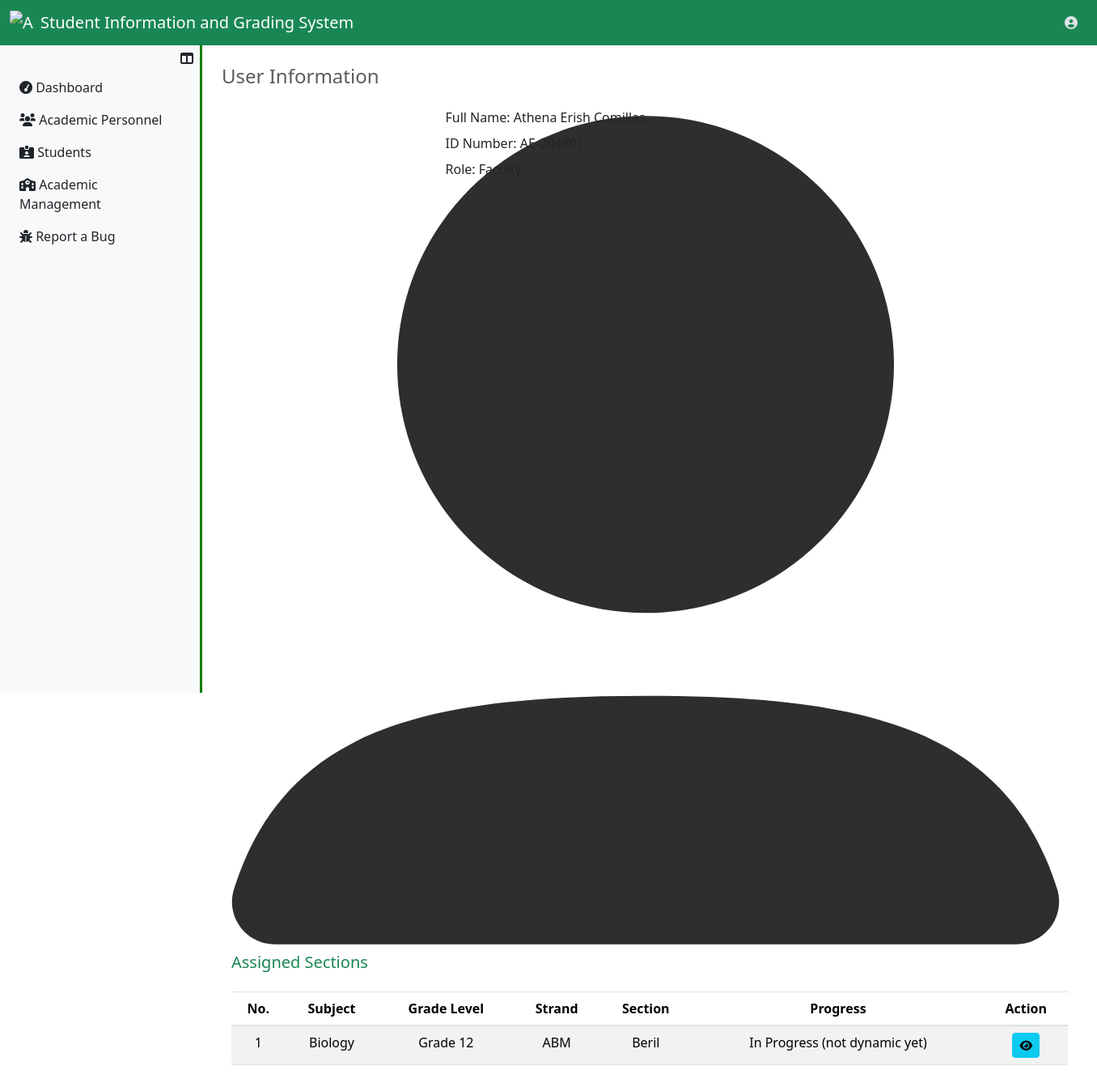
Screenshot of /UserRegistrar/ViewFacultyUser.php?user_id=1 (signed in) with the database file from the repository.
### tables this page shows
CREATE TABLE `users_tbl` (
  `user_id` int(11) NOT NULL,
  `id_number` varchar(50) NOT NULL,
  `u_fname` varchar(50) NOT NULL,
  `u_mname` varchar(50) DEFAULT NULL,
  `u_lname` varchar(50) NOT NULL,
  `u_suffix` varchar(10) DEFAULT NULL,
  `u_sex` enum('Male','Female') NOT NULL,
  `u_birthdate` date NOT NULL,
  `user_email` varchar(50) NOT NULL,
  `role` enum('Faculty','Registrar') NOT NULL,
  `user_password` longtext NOT NULL,
  `user_profile` mediumtext NOT NULL,
  `user_status` enum('Active','Inactive') NOT NULL
);

CREATE TABLE `faculty_assignments_tbl` (
  `f_assignment_id` int(11) NOT NULL,
  `fk_user_id` int(11) NOT NULL,
  `fk_subject_id` int(11) NOT NULL,
  `fk_section_id` int(11) NOT NULL,
  `fk_year_id` int(11) NOT NULL,
  `fk_strand_id` int(11) NOT NULL,
  `f_academic_year` varchar(20) NOT NULL,
  `insrt_ts` datetime NOT NULL DEFAULT current_timestamp(),
  `updt_ts` datetime DEFAULT NULL
);

CREATE TABLE `subjects_tbl` (
  `subject_id` int(11) NOT NULL,
  `subject_name` varchar(250) NOT NULL,
  `subject_status` enum('Active','Inactive') NOT NULL DEFAULT 'Active',
  `insrt_ts` datetime NOT NULL DEFAULT current_timestamp(),
  `updt_ts` datetime DEFAULT NULL
);

CREATE TABLE `year_levels_tbl` (
  `year_level_id` int(11) NOT NULL,
  `yl_name` varchar(250) NOT NULL,
  `insrt_ts` datetime NOT NULL,
  `updt_ts` datetime DEFAULT NULL
);

CREATE TABLE `strands_tbl` (
  `strand_id` int(11) NOT NULL,
  `strand_name` varchar(250) NOT NULL,
  `strand_nn` varchar(20) NOT NULL,
  `insrt_ts` datetime NOT NULL,
  `updt_ts` datetime DEFAULT NULL
);

CREATE TABLE `sections_tbl` (
  `section_id` int(11) NOT NULL,
  `fk_year_id` int(11) NOT NULL,
  `fk_strand_id` int(11) NOT NULL,
  `section_name` varchar(250) NOT NULL,
  `insrt_ts` datetime NOT NULL,
  `updt_ts` datetime DEFAULT NULL
);

### UserRegistrar/ViewFacultyUser.php (the view, shortened to what this page needs)
<?php
  include ("../server_connection/db_connect.php");
  if (!empty($_SESSION["id_number"])){
    $user_id = $_SESSION["user_id"];
    $sql = "SELECT * FROM users_tbl WHERE user_id=$user_id";
    try{
      $result = $conn->prepare($sql);
      $result->execute();
      if($result->rowCount()>0){
        $data = $result->fetch(PDO::FETCH_ASSOC);
        $id_number = $data['id_number'];
      }
    }catch(Exception $e){
      echo "Error" . $e;
    }
  };
?>
<?php
    if (isset($_GET['user_id'])) {
        $user_id = $_GET['user_id'];
        $sql = "SELECT * FROM users_tbl WHERE user_id='$user_id'";
        try{
        $result = $conn->prepare($sql);
        $result->execute();
        if($result->rowCount()>0){
            $data = $result->fetch(PDO::FETCH_ASSOC);
            $id_number = $data["id_number"];
            $user_fullname = $data["u_fname"] . " " . $data["u_lname"];
            $role = $data["role"];
            $user_profile = $data["user_profile"];
        }
        }catch(Exception $e){
        echo "Error" . $e;
        }
    };
?>
<!DOCTYPE html>
<html lang="en">
<head>
    <link href="https://stackpath.bootstrapcdn.com/bootstrap/4.5.2/css/bootstrap.min.css" rel="stylesheet">
    <link rel="stylesheet" href="../../Bootstrap/css/bootstrap.min.css">
</head>
<body>
    <?php
        include '../Assets/components/RegistrarNavbar.php';
    ?>
    <div class="d-flex">
        <?php
            include '../Assets/components/RegistrarSidebar.php';
        ?>
        <div class="content p-4 w-100">
            <h4 class="text-muted mb-4">User Information</h4>
            <div class="main-content">
                <div class="container">
                        <div class="main">
                            <div class="profile-info-container">
                                <div class="row">
                                    <div class="col-sm-3">
                                        <div class="box2" style="margin-top: 10px; margin-bottom: 10px; height:auto; width: 100%">
                                            <?php
                                                if (empty($user_profile)){
                                                    echo "
                                                        <img src='../Assets/img/profile_pictures/userdefaultprofile.jpg' alt='Huhu' class='avatar  mx-auto d-block'>
                                                    ";
                                                }else{
                                                    echo "
                                                        <img src='../Assets/img/profile_pictures/$user_profile' alt='else' class='avatar  mx-auto d-block'>
                                                    ";
                                                }
                                            ?>
                                        </div>
                                    </div>
                                    <div class="col-lg-7">
                                        <div class="row">
                                            <div class="col-12">
                                                <label>Full Name: <?php echo $user_fullname ?> </label>
                                            </div>
                                            <div class="col-12">
                                                <label>ID Number: <?php echo $id_number ?> </label>
                                            </div>
                                            <div class="col-12">
                                                <label>Role: <?php echo $role ?> </label>
                                            </div>
                                        </div>
                                    </div>
                                </div>
                            </div>
                            <div class="assigned-subjects">
                                <h5 class="text-success mb-4">Assigned Sections</h5>
                                <div class="table-responsive">
                                    <table class="table table-striped" id="studentsTable">
                                        <thead align="center">
                                            <tr>
                                                <th>No.</th>
                                                <th>Subject</th>
                                                <th>Grade Level</th>
                                                <th>Strand</th>
                                                <th>Section</th>
                                                <th>Progress</th>
                                                <th>Action</th>
                                            </tr>
                                        </thead>
                                        <tbody id="tableBody" align="center">
                                            <?php
                                                $sql = "SELECT FA.f_assignment_id, A.subject_name, B.yl_name, C.strand_nn, D.section_name FROM
                                                faculty_assignments_tbl AS FA INNER JOIN subjects_tbl AS A ON FA.fk_subject_id=A.subject_id
                                                INNER JOIN year_levels_tbl AS B ON FA.fk_year_id=B.year_level_id
                                                INNER JOIN strands_tbl AS C ON FA.fk_strand_id=C.strand_id
                                                INNER JOIN sections_tbl AS D ON FA.fk_section_id=section_id
                                                INNER JOIN users_tbl As E ON FA.fk_user_id=E.user_id WHERE FA.fk_user_id='$user_id'";
                                                try
                                                {
                                                    $result=$conn->prepare($sql);
                                                    $result->execute();
                                                    if($result->rowcount()>0)
                                                    {
                                                        $i=1;
                                                        while($row=$result->fetch(PDO::FETCH_ASSOC))
                                                        {
                                                            echo "
                                                                <tr>
                                                                    <td class='text-center'>{$i} </td>
                                                                    <td class='text-center'>{$row["subject_name"]}</td>
                                                                    <td>{$row["yl_name"]}</td>
                                                                    <td>{$row["strand_nn"]} </td>
                                                                    <td>{$row["section_name"]} </td>
                                                                    <td>In Progress (not dynamic yet)</td>";
                                                                    ?>
                                                                    <td class='text-center'>
                                                                        <?php
                                                                        echo "
                                                                            <a href='ViewAssignedSubject.php?f_assignment_id={$row["f_assignment_id"]}' class='btn btn-info btn-sm'>
                                                                                <i class='fas fa-eye'></i>
                                                                            </a>
                                                                        ";
                                                                        ?>
                                                                    </td>
                                                                </tr>
                                                            <?php
                                                            $i++;
                                                        }
                                                    }
                                                    else
                                                    {
                                                        echo "<tr><tdv colspan = '7'> No records found. </td></tr>";
                                                    }
                                                }
                                                catch(Exception $e)
                                                {
                                                    echo "Unexpected error has been occured!" . $e ->getMessage();
                                                }
                                            ?>
                                        </tbody>
                                    </table>
                                </div>
                            </div>
                        </div>
                    </div>
                </div>
            </div>
        </div>
</body>
</html>

### UserRegistrar/ViewFacultyUser.php (style rules this page uses)
.table-responsive { height: 375px; }
.content { transition: margin-left 0.3s ease; }

### rows the page displays
users_tbl: user_profile (placeholder picture), user_fullname "Athena Erish Comillas", id_number "AE-204801", role "Faculty"
faculty_assignments_tbl: fk_subject.subject_name "Biology", fk_year.yl_name "Grade 12", fk_strand.strand_nn "ABM", fk_section.section_name "Beril"
